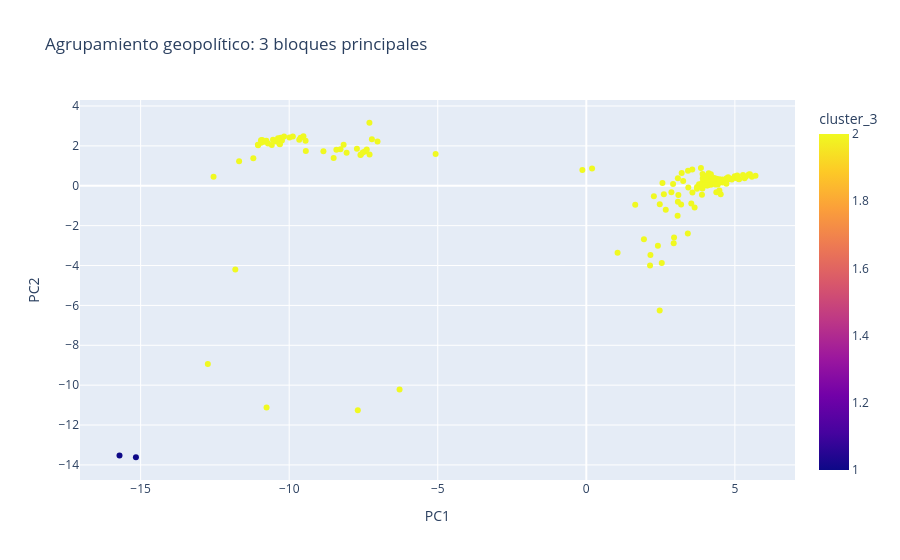

Notebook code cell kept with this figure:
### Code cell
# --- Visualización PCA con clusters (3 bloques) ---

# Se asegura la existencia de la columna 'cluster_3'
if "cluster_3" not in pca_df.columns:
    pca_df["cluster_3"] = clusters_3

fig = px.scatter(
    pca_df,
    x="PC1",
    y="PC2",
    color="cluster_3",
    hover_name=pca_df.index,
    title="Agrupamiento geopolítico: 3 bloques principales"
)

# Exportación
fig.write_html("figures/pca_clusters_un_2010_2024.html")
fig.write_image("figures/pca_clusters_un_2010_2024_preview.png", width=1400, height=900, scale=1)

fig.show()

### Figure 1 — Plotly figure (JSON) as saved in the notebook; plotly's stock layout.template omitted (floating-point values rounded to 4 significant figures; data arrays with more than 128 entries replaced by an {"elided": "..."} marker saying what was removed)
{"data": [{"hovertemplate": "<b>%{hovertext}</b><br><br>PC1=%{x}<br>PC2=%{y}<br>cluster_3=%{marker.color}<extra></extra>", "hovertext": {"elided": "179 str values"}, "legendgroup": "", "marker": {"color": {"elided": "179 int values"}, "coloraxis": "coloraxis", "symbol": "circle"}, "mode": "markers", "name": "", "orientation": "v", "showlegend": false, "type": "scatter", "x": {"elided": "179 float values"}, "xaxis": "x", "y": {"elided": "179 float values"}, "yaxis": "y"}], "layout": {"coloraxis": {"colorbar": {"title": {"text": "cluster_3"}}, "colorscale": [[0, "#0d0887"], [0.1111, "#46039f"], [0.2222, "#7201a8"], [0.3333, "#9c179e"], [0.4444, "#bd3786"], [0.5556, "#d8576b"], [0.6667, "#ed7953"], [0.7778, "#fb9f3a"], [0.8889, "#fdca26"], [1, "#f0f921"]]}, "legend": {"tracegroupgap": 0}, "title": {"text": "Agrupamiento geopolítico: 3 bloques principales"}, "xaxis": {"anchor": "y", "domain": [0, 1], "title": {"text": "PC1"}}, "yaxis": {"anchor": "x", "domain": [0, 1], "title": {"text": "PC2"}}}}
